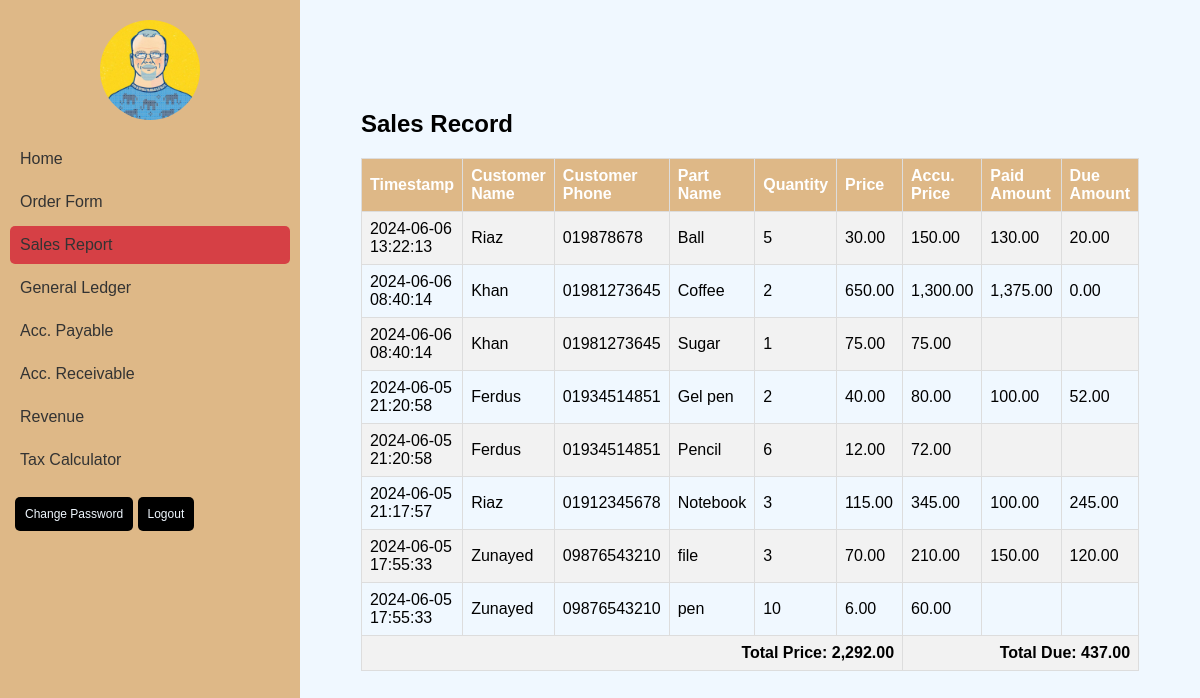
/sales-record.php, run on the app's committed database.
### tables this page shows
CREATE TABLE `orders` (
  `id` int(11) NOT NULL,
  `customer_name` varchar(100) DEFAULT NULL,
  `customer_phone` varchar(15) DEFAULT NULL,
  `employee_id` varchar(50) DEFAULT NULL,
  `part_name` varchar(100) DEFAULT NULL,
  `quantity` int(11) DEFAULT NULL,
  `price` decimal(10,2) DEFAULT NULL,
  `paid_amount` decimal(10,2) NOT NULL DEFAULT 0.00,
  `due_amount` decimal(10,2) NOT NULL DEFAULT 0.00,
  `timestamp` timestamp NOT NULL DEFAULT current_timestamp(),
  `total_price` double DEFAULT NULL
);

### sales-record.php (the view, shortened to what this page needs)
<?php
include "db_conn.php";
$sql = "SELECT customer_name, customer_phone, part_name, quantity, price, total_price, paid_amount, due_amount, timestamp FROM orders ORDER BY timestamp DESC";
$result = $conn->query($sql);
$encountered_customers = [];
?>
<!DOCTYPE html>
<html lang="en">
<head>
    <link rel="stylesheet" href="style.css">
</head>
<body>
    <div class="container-home">
        <div class="left-container">
            <div class="prof-img">
                <img class="profile-img" src="Files\Rasmus Lerdorf.jpg" alt="Profile Image" style="height: 100px; width:100px">
            </div>
            <div class="vertical-menu">
                <a href="home.php">Home</a>
                <a href="order-take.php">Order Form</a>
                <a href="sales-record.php" class="active">Sales Report</a>
                <a href="ledger.php">General Ledger</a>
                <a href="acc-pay.php">Acc. Payable</a>
                <a href="acc-receive.php">Acc. Receivable</a>
                <a href="revenue.php">Revenue</a>
                <a href="Tax-calculator.php">Tax Calculator</a>
            </div>
            <div class="logout">
                <a href="change-pass.php" class="btn">Change Password</a>
                <a href="logout.php" class="btn">Logout</a>
            </div>
        </div>
        <div class="right-container">
            <div class="table">
                <h2>Sales Record</h2>
                <?php if ($result->num_rows > 0) : ?>
                    <table>
                        <tr>
                            <th>Timestamp</th>
                            <th>Customer Name</th>
                            <th>Customer Phone</th>
                            <th>Part Name</th>
                            <th>Quantity</th>
                            <th>Price</th>
                            <th>Accu. Price</th>
                            <th>Paid Amount</th>
                            <th>Due Amount</th>
                        </tr>
                        <?php
                        $total_price = 0;
                        $total_due = 0;
                        while ($row = $result->fetch_assoc()) {
                            $customer_name = htmlspecialchars($row['customer_name']);
                            $customer_phone = htmlspecialchars($row['customer_phone']);
                            $part_name = htmlspecialchars($row['part_name']);
                            $quantity = htmlspecialchars($row['quantity']);
                            $price = htmlspecialchars($row['price']);
                            $paid_amount = htmlspecialchars($row['paid_amount']);
                            $due_amount = htmlspecialchars($row['due_amount']);
                            $timestamp = htmlspecialchars($row['timestamp']);
                            $row_total = $quantity * $price;
                            $customer_key = $customer_name . '|' . $timestamp;
                            echo "<tr>";
                            echo "<td>{$timestamp}</td>";
                            echo "<td>{$customer_name}</td>";
                            echo "<td>{$customer_phone}</td>";
                            echo "<td>{$part_name}</td>";
                            echo "<td>{$quantity}</td>";
                            echo "<td>" . number_format($price, 2) . "</td>";
                            echo "<td>" . number_format($row_total, 2) . "</td>";
                            if (!isset($encountered_customers[$customer_key])) {
                                echo "<td>" . number_format($paid_amount, 2) . "</td>";
                                echo "<td>" . number_format($due_amount, 2) . "</td>";
                                $total_due += $due_amount;
                                $encountered_customers[$customer_key] = true;
                            } else {
                                echo "<td></td>";
                                echo "<td></td>";
                            }
                            echo "</tr>";
                            $total_price += $row_total;
                        }
                        ?>
                        <tr class="total-row">
                            <td colspan="6" style="text-align: right;">Total Price: <?php echo number_format($total_price, 2); ?></td>
                            <td colspan="3" style="text-align: right;">Total Due: <?php echo number_format($total_due, 2); ?></td>
                        </tr>
                    </table>
                <?php else : ?>
                    <p class="no-orders" ;>No orders found.</p>
                <?php endif; ?>
            </div>
        </div>
    </div>
</body>
</html>

### style.css (style rules this page uses)
* { margin: 0; padding: 0; box-sizing: border-box; }
body { font-family: Arial, Helvetica, sans-serif; background-color: burlywood; }
.container-home { display: flex; width: 100%; }
.left-container { width: 25%; height: 100vh; background-color: burlywood; }
.profile-img { display: block; margin: 20px auto 10px; border-radius: 50%; }
.vertical-menu { display: flex; flex-direction: column; gap: 5px; padding: 10px; }
.vertical-menu a { padding: 10px; text-decoration: none; color: #333; border-radius: 5px; transition: background-color 0.3s; }
.vertical-menu a.active { background-color: #d64045; }
.right-container { width: 75%; padding: 50px; background-color: aliceblue; display: flex; justify-content: center; align-items: center; flex-direction: column; }
::placeholder { color: aliceblue; opacity: 0.8; }
.logout { padding: 15px; }
.btn { text-decoration: none; font-size: 12px; border: none; outline: none; width: 100px; padding: 10px; border-radius: 5px; color: aliceblue; background-color: black; }
.table { padding: 50px; }
table { width: 100%; border-collapse: collapse; margin: 20px 0; }
table, th, td { border: 1px solid #ddd; }
th, td { padding: 8px; text-align: left; }
th { background-color: burlywood; color: white; }
tr:nth-child(even) { background-color: #f2f2f2; }
.total-row { font-weight: bold; }

### data on the page
orders: timestamp "2024-06-06 13:22:13", customer_name "Riaz", customer_phone "019878678", part_name "Ball", quantity "5", price "30.00", row_total "150.00", paid_amount "130.00", due_amount "20.00"
orders: timestamp "2024-06-06 08:40:14", customer_name "Khan", customer_phone "01981273645", part_name "Coffee", quantity "2", price "650.00", row_total "1,300.00", paid_amount "1,375.00", due_amount "0.00"
orders: timestamp "2024-06-06 08:40:14", customer_name "Khan", customer_phone "01981273645", part_name "Sugar", quantity "1", price "75.00"
orders: timestamp "2024-06-05 21:20:58", customer_name "Ferdus", customer_phone "01934514851", part_name "Gel pen", quantity "2", price "40.00", row_total "80.00", paid_amount "100.00", due_amount "52.00"
orders: timestamp "2024-06-05 21:20:58", customer_name "Ferdus", customer_phone "01934514851", part_name "Pencil", quantity "6", price "12.00", row_total "72.00"
orders: timestamp "2024-06-05 21:17:57", customer_name "Riaz", customer_phone "01912345678", part_name "Notebook", quantity "3", price "115.00", row_total "345.00", paid_amount "100.00", due_amount "245.00"
orders: timestamp "2024-06-05 17:55:33", customer_name "Zunayed", customer_phone "09876543210", part_name "file", quantity "3", price "70.00", row_total "210.00", paid_amount "150.00", due_amount "120.00"
orders: timestamp "2024-06-05 17:55:33", customer_name "Zunayed", customer_phone "09876543210", part_name "pen", quantity "10", price "6.00", row_total "60.00"

### other printed values
$total_price "2,292.00"
$total_due "437.00"
